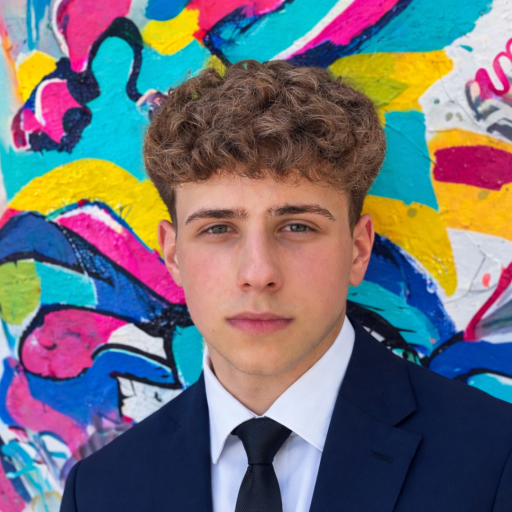
#> input picture source-photo.jpg, 1024 x 1024 px (shown at 1/2 size)
$ python -i prep_photo.py   (imports and definitions only)
#> lines starting #> are read from the running program, lines starting #| are printed output that depends on the picture; after the words box and inside, x2 and y2 are one past the last pixel; in counts of white or black regions, pixels touching at a corner belong together
#> further down, picture is the input picture: PIL image 1024x1024 RGB; mean R, G, B 113.5, 112.4, 119.6
#!/usr/bin/env python3
"""Prepare the GitHub avatar for ASCII conversion.

Removes the background, crops to the subject, and writes two files:

  source-prepped.png        grayscale, contrast-lifted, used for glyph choice
  source-prepped-color.png  colour crop, used to find the gold glasses

Usage: python scripts/prep_photo.py [source-avatar.png]
"""
from __future__ import annotations

import sys
from pathlib import Path

import numpy as np
from PIL import Image, ImageFilter, ImageOps


# [46 lines left out: functions remove_background, crop_to_subject, not called in this run]


def boost_contrast(img: Image.Image) -> Image.Image:
    """Lift local contrast so the face reads in a coarse character grid."""
    gray = ImageOps.grayscale(img)
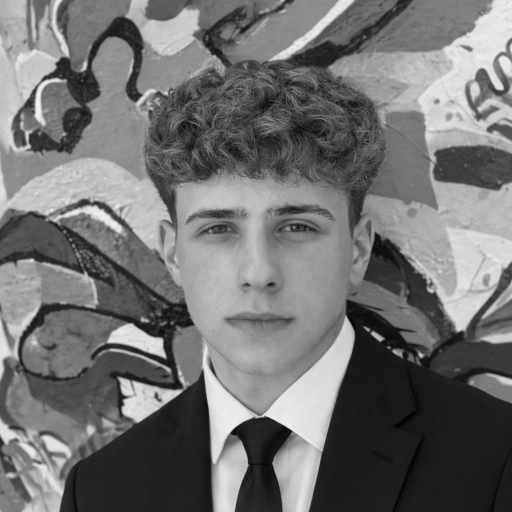
#> gray: PIL image 1024x1024 L (shown at 1/2 size); min 0, max 246, mean 113.6
    gray = ImageOps.autocontrast(gray, cutoff=1)
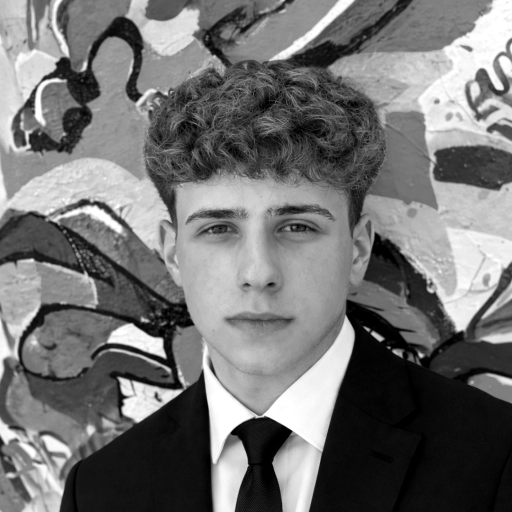
#> gray: PIL image 1024x1024 L (shown at 1/2 size); min 0, max 255, mean 114.4

    arr = np.asarray(gray).astype(np.float32)
    blurred = np.asarray(gray.filter(ImageFilter.GaussianBlur(7))).astype(np.float32)
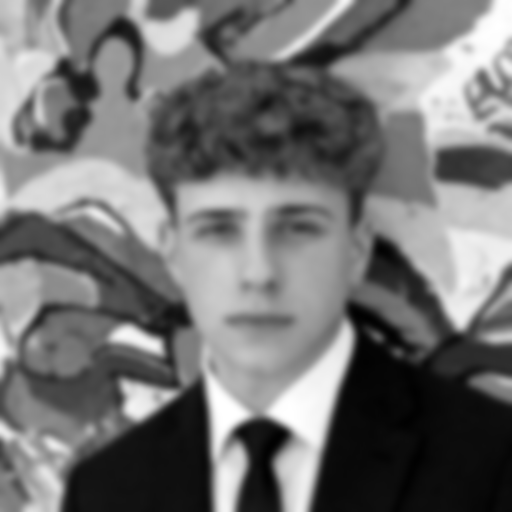
#> blurred: shape (1024, 1024) float32 (shown at 1/2 size); min 1, max 255, mean 114.4
    local = arr + 1.5 * (arr - blurred)
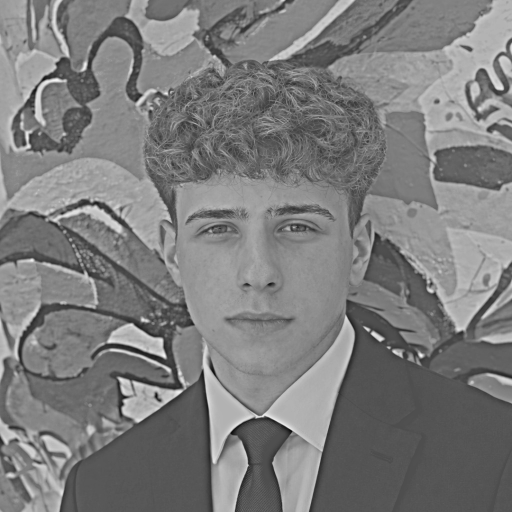
#> local: shape (1024, 1024) float32 (shown at 1/2 size); min -210, max 453.5, mean 114.4; drawn with min black and max white
    local = np.clip(local, 0, 255).astype(np.uint8)
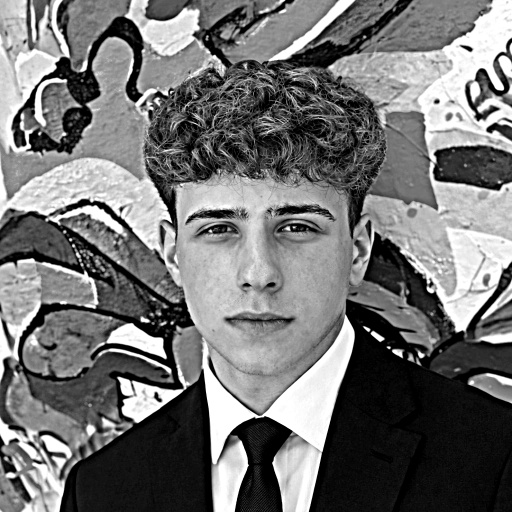
#> local: shape (1024, 1024) (shown at 1/2 size); min 0, max 255, mean 114.5

    out = Image.fromarray(local, "L")

    # Histogram equalisation spreads the tones the subject actually uses, which
    # is what makes a dark statue readable in a coarse grid. Apply it inside the
    # subject only: equalising the whole frame turns the white backdrop grey and
    # fills the background with glyphs.
    equalised = ImageOps.equalize(out)
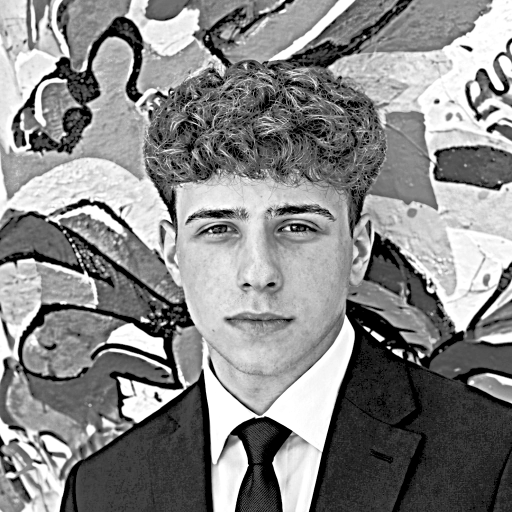
#> equalised: PIL image 1024x1024 L (shown at 1/2 size); min 0, max 255, mean 134.8
    arr_eq = np.asarray(equalised).astype(np.float32)
    arr_out = np.asarray(out).astype(np.float32)
    subject = arr_out < 244
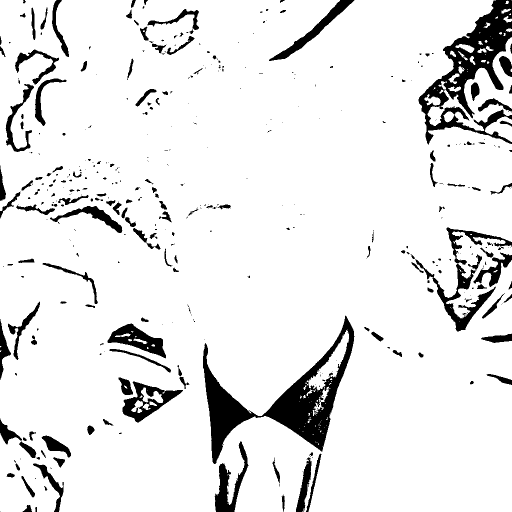
#> subject: shape (1024, 1024) bool (shown at 1/2 size); 90.7% white; 411 black regions (246 under 20 px), largest, box (x1, y1, x2, y2) and area: (406, 631, 709, 928) 22418, (837, 0, 1024, 289) 17911, (831, 509, 992, 663) 4392
    blended = np.where(subject, arr_eq, 255.0)

    return Image.fromarray(np.clip(blended, 0, 255).astype(np.uint8), "L")


# [17 lines left out: function main, not called in this run]


# [2 lines not run here, left out]

>>> from PIL import Image
>>> picture = Image.open('../source-photo.jpg')
>>> result = boost_contrast(picture)
